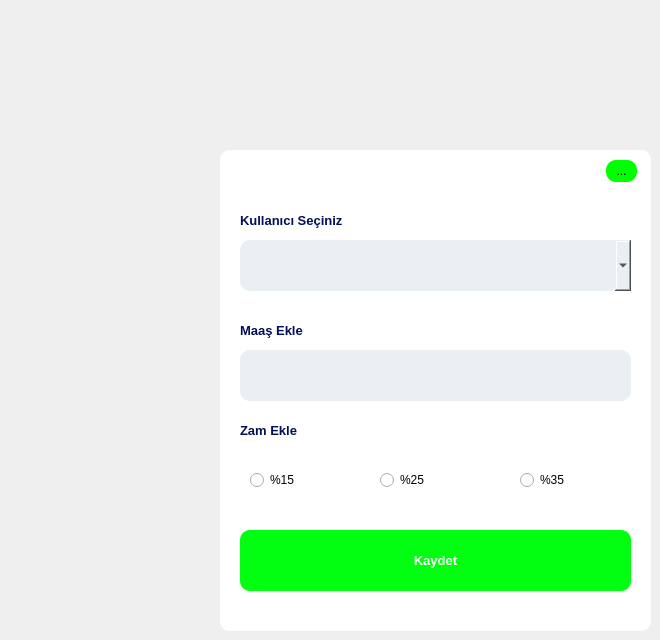
      <widget class="QWidget" name="tab_11">
       <attribute name="title">
        <string>Maaş Bilgileri İşlemleri</string>
       </attribute>
       <widget class="QFrame" name="frame_3">
        <property name="geometry">
         <rect>
          <x>220</x>
          <y>150</y>
          <width>431</width>
          <height>481</height>
         </rect>
        </property>
        <property name="styleSheet">
         <string notr="true">background:white;
border-radius:10px;</string>
        </property>
        <property name="frameShape">
         <enum>QFrame::StyledPanel</enum>
        </property>
        <property name="frameShadow">
         <enum>QFrame::Raised</enum>
        </property>
        <widget class="QLabel" name="label_22">
         <property name="geometry">
          <rect>
           <x>20</x>
           <y>60</y>
           <width>181</width>
           <height>21</height>
          </rect>
         </property>
         <property name="font">
          <font>
           <pointsize>10</pointsize>
           <weight>75</weight>
           <bold>true</bold>
           <underline>false</underline>
          </font>
         </property>
         <property name="styleSheet">
          <string notr="true">color:#020F59;</string>
         </property>
         <property name="text">
          <string>Kullanıcı Seçiniz</string>
         </property>
        </widget>
        <widget class="QLabel" name="label_52">
         <property name="geometry">
          <rect>
           <x>20</x>
           <y>170</y>
           <width>181</width>
           <height>21</height>
          </rect>
         </property>
         <property name="font">
          <font>
           <pointsize>10</pointsize>
           <weight>75</weight>
           <bold>true</bold>
           <underline>false</underline>
          </font>
         </property>
         <property name="styleSheet">
          <string notr="true">color:#020F59;</string>
         </property>
         <property name="text">
          <string>Maaş Ekle</string>
         </property>
        </widget>
        <widget class="QLineEdit" name="cb_salery">
         <property name="geometry">
          <rect>
           <x>20</x>
           <y>200</y>
           <width>391</width>
           <height>51</height>
          </rect>
         </property>
         <property name="font">
          <font>
           <pointsize>10</pointsize>
           <weight>50</weight>
           <bold>false</bold>
          </font>
         </property>
         <property name="styleSheet">
          <string notr="true">background:#E9EFF2;
border-radius:10px;</string>
         </property>
        </widget>
        <widget class="QPushButton" name="bt_sallery_save">
         <property name="geometry">
          <rect>
           <x>20</x>
           <y>380</y>
           <width>391</width>
           <height>61</height>
          </rect>
         </property>
         <property name="font">
          <font>
           <pointsize>10</pointsize>
           <weight>75</weight>
           <bold>true</bold>
          </font>
         </property>
         <property name="mouseTracking">
          <bool>true</bool>
         </property>
         <property name="styleSheet">
          <string notr="true">background-color: rgb(0, 255, 17);
color:white;</string>
         </property>
         <property name="text">
          <string>Kaydet</string>
         </property>
        </widget>
        <widget class="QToolButton" name="toolButton_2">
         <property name="geometry">
          <rect>
           <x>386</x>
           <y>10</y>
           <width>31</width>
           <height>22</height>
          </rect>
         </property>
         <property name="styleSheet">
          <string notr="true">background-color: rgb(0, 255, 0);</string>
         </property>
         <property name="text">
          <string>...</string>
         </property>
        </widget>
        <widget class="QLabel" name="label_53">
         <property name="geometry">
          <rect>
           <x>20</x>
           <y>270</y>
           <width>181</width>
           <height>21</height>
          </rect>
         </property>
         <property name="font">
          <font>
           <pointsize>10</pointsize>
           <weight>75</weight>
           <bold>true</bold>
           <underline>false</underline>
          </font>
         </property>
         <property name="styleSheet">
          <string notr="true">color:#020F59;</string>
         </property>
         <property name="text">
          <string>Zam Ekle</string>
         </property>
        </widget>
        <widget class="QRadioButton" name="radioButton_6">
         <property name="geometry">
          <rect>
           <x>30</x>
           <y>320</y>
           <width>95</width>
           <height>20</height>
          </rect>
         </property>
         <property name="text">
          <string>%15</string>
         </property>
        </widget>
        <widget class="QRadioButton" name="radioButton_7">
         <property name="geometry">
          <rect>
           <x>160</x>
           <y>320</y>
           <width>95</width>
           <height>20</height>
          </rect>
         </property>
         <property name="text">
          <string>%25</string>
         </property>
        </widget>
        <widget class="QRadioButton" name="radioButton_8">
         <property name="geometry">
          <rect>
           <x>300</x>
           <y>320</y>
           <width>95</width>
           <height>20</height>
          </rect>
         </property>
         <property name="text">
          <string>%35</string>
         </property>
        </widget>
        <widget class="QComboBox" name="cb_staff">
         <property name="geometry">
          <rect>
           <x>20</x>
           <y>90</y>
           <width>391</width>
           <height>51</height>
          </rect>
         </property>
         <property name="font">
          <font>
           <pointsize>10</pointsize>
           <weight>50</weight>
           <bold>false</bold>
          </font>
         </property>
         <property name="styleSheet">
          <string notr="true">background:#E9EFF2;
border-radius:10px;</string>
         </property>
        </widget>
       </widget>
      </widget>
